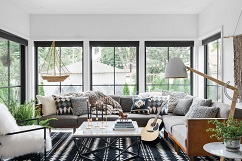
#> input picture TestImages/LivingRoom1-25.jpg, 242 x 161 px
$ python -i betterImage.py   (imports and definitions only)
#> lines starting #> are read from the running program, lines starting #| are printed output that depends on the picture
import PIL
from PIL import ImageEnhance

def enhance(path):
    """
    Enhance the image so that the objects are more visible.

    Args:
    path: The path to the image.
    """
#> called with path = 'TestImages/LivingRoom1-25.jpg'
    img = PIL.Image.open(path)
#> img is the input picture: PIL image 242x161 RGB; mean R, G, B 159.8, 160.1, 155.2

    enhancer = ImageEnhance.Contrast(img)
    img = enhancer.enhance(3)
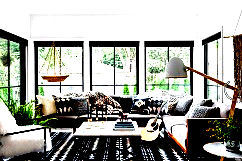
#> img: PIL image 242x161 RGB; mean R, G, B 164.1, 165.3, 158.6

    enhancer = ImageEnhance.Color(img)
    img = enhancer.enhance(0.75)

    enhancer = ImageEnhance.Sharpness(img)
    img = enhancer.enhance(1.5)
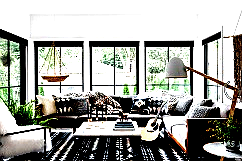
#> img: PIL image 242x161 RGB; mean R, G, B 163.9, 164.9, 159.8

    enhancer = ImageEnhance.Brightness(img)
    img = enhancer.enhance(0.75)
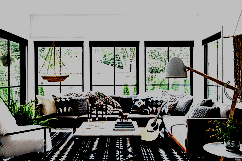
#> img: PIL image 242x161 RGB; mean R, G, B 122.7, 123.4, 119.6

    img.save(path)

>>> result = enhance('TestImages/LivingRoom1-25.jpg')
